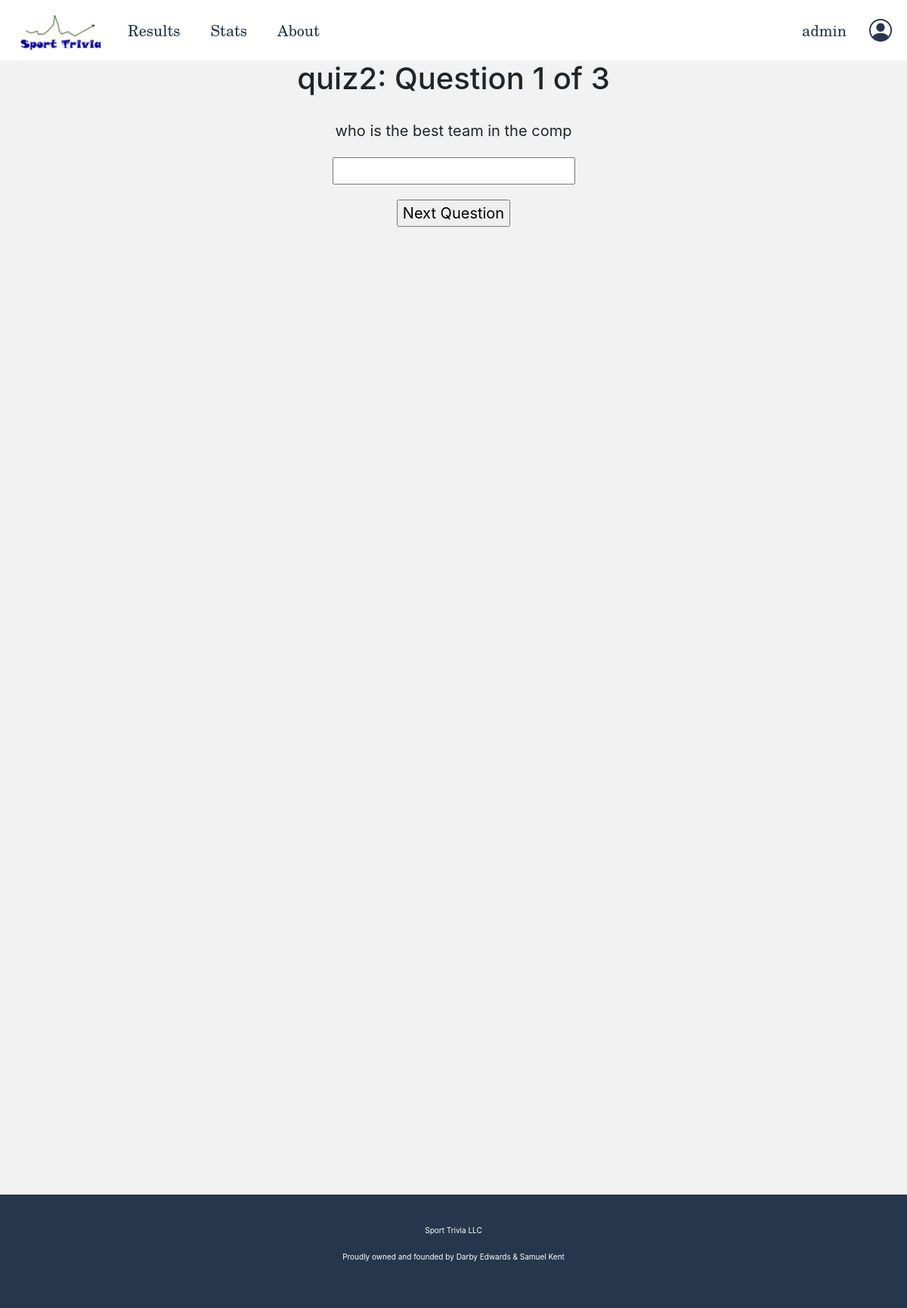
The page /quiz/quiz2 (signed in) on the database as committed earlier.
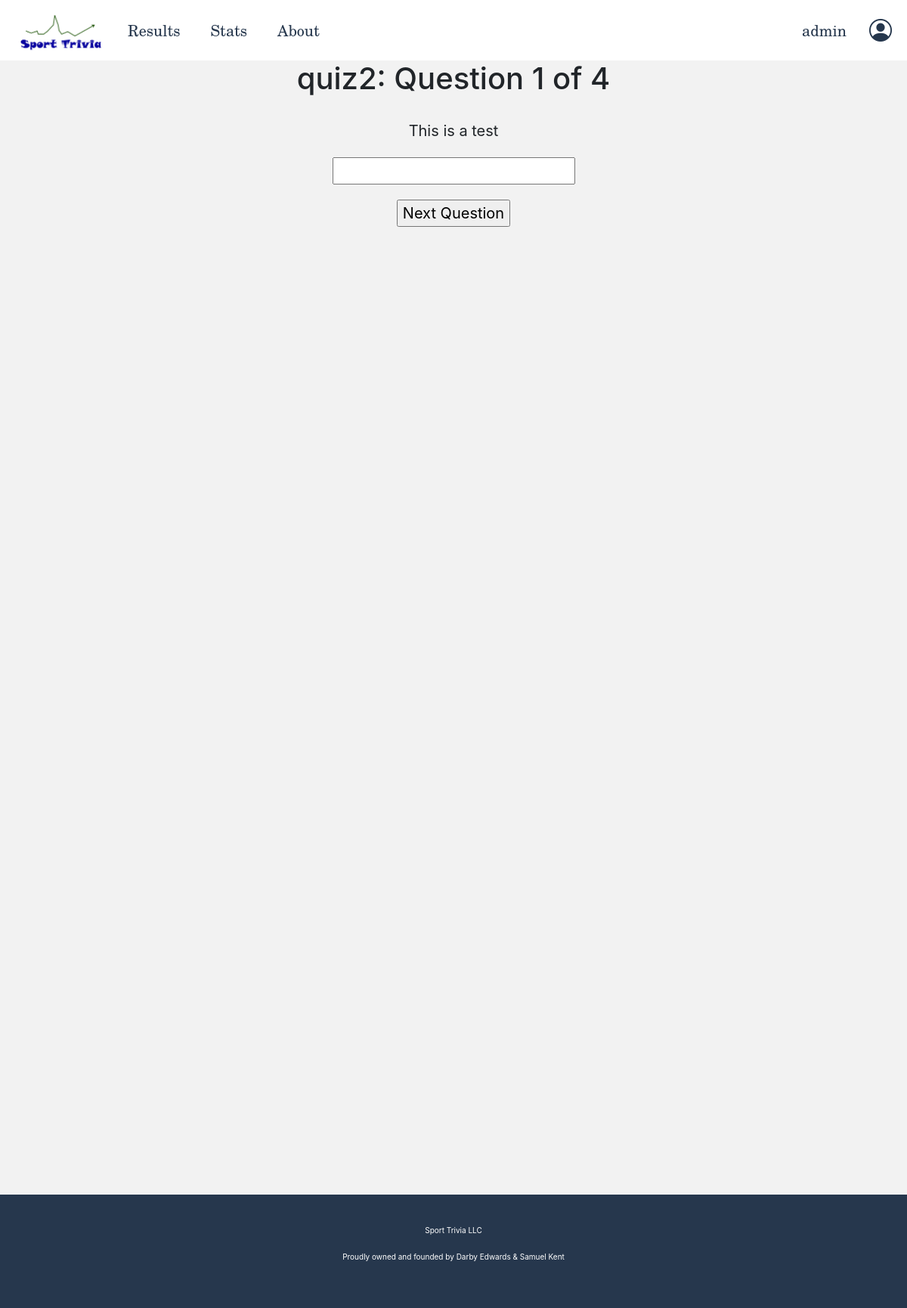
The same page on the database as committed later.
### app/models.py (models this page shows, shortened)
class User(UserMixin, db.Model):
    id = db.Column(db.Integer, primary_key=True)
    username = db.Column(db.String(64), unique=True, index=True)
    firstname = db.Column(db.String(64))
    surname = db.Column(db.String(64))
    dob = db.Column(db.Date)
    address = db.Column(db.String(128))
    country = db.Column(db.String(64))
    state = db.Column(db.String(64))
    postcode = db.Column(db.Integer)
    phone = db.Column(db.Integer)
    email = db.Column(db.String(128), unique=True, index=True)
    password_hash = db.Column(db.String(128))

class Quiz(db.Model):
    id = db.Column(db.Integer, primary_key=True)
    title = db.Column(db.String(128))
    sport = db.Column(db.String(64))

class Question(db.Model):
    id = db.Column(db.Integer, primary_key=True)
    question = db.Column(db.String(256))
    answer = db.Column(db.String(256))
    sport = db.Column(db.String(64))
    quiz_id = db.Column(db.Integer, db.ForeignKey('quiz.id'))

### app/routes.py (the view)
@app.route('/quiz/<string:title>', methods=['GET'])
@login_required
def quiz(title):
    quiz_title = title
    quiz = Quiz.query.filter_by(title=quiz_title).first()
    questions = Question.query.filter(Question.quiz_id==quiz.id).all()
    return render_template('quiz.html', title="Quiz", quiz=quiz, questions=questions)

### app/models.py (called while the page is built)
@login.user_loader
def load_user(id):
    return User.query.get(int(id))

### app/templates/quiz.html (shortened to what this page needs)
{% extends "base.html" %}
{% block content %}
    <h2 id="quiz-title">{{ quiz.title }}</h2>
    <div id="questions">
        {% for question in questions %}
            <div class="question">
                <p>{{question.question}}</p>
                <input type="text">
            </div>
        {% endfor %}
    </div>
    <input type="button" onclick='nextQuestion("{{ quiz.title }}")' value="Next Question" id="nextQuestionButton">
{% endblock %}

### app/templates/base.html (shortened to what this page needs)
<html>
    <head>
        <link rel="stylesheet" href="https://cdn.jsdelivr.net/npm/bootstrap@4.6.0/dist/css/bootstrap.min.css">
        <link rel="stylesheet" href="{{ url_for('static', filename='main.css') }}">
        <link rel="stylesheet" href="https://cdn.jsdelivr.net/npm/bootstrap-icons@1.4.1/font/bootstrap-icons.css">
    </head>
    <body>
        <div class="header">
            <div class="header-left">
                <img src="{{ url_for('static', filename='assets/sportquizlogo.png') }}" alt="Shark Stakes LLC" onclick="toHome()">
                <p><a href={{ url_for('results') }}>Results</a></p>
                <p><a href={{ url_for('stats') }}>Stats</a></p>
                <p><a href={{ url_for('about') }}>About</a></p>
            </div>
            <div class="header-middle">
            </div>
            {% if not current_user.is_authenticated %}
                <div class="header-right">
                    <p><a href={{ url_for('login') }}>Login/Register</a></p>
                    <a href={{ url_for('login') }}> <i class="bi bi-person-circle"></i></a>
                </div>
            {% else %}
                <div class="header-right">
                    <p><a href={{ url_for('user') }}>{{current_user.username}}</a></p>
                    <a href={{ url_for('user') }}> <i class="bi bi-person-circle"></i></a>
                </div>
            {% endif %}
        </div>
        <div class="content">
            {% block content %}{% endblock %}
        </div>
        <div class="footer">
            <p>Sport Trivia LLC</p>
            <p>Proudly owned and founded by Darby Edwards & Samuel Kent</p>
        </div>
    </body>
</html>

### app/static/main.css (style rules this page uses)
:root { --header_height: 80px; --grey1: rgba(0, 0, 0, 0.05); --navy1: #26374D; --navy1rgb: rgba(38, 55, 77, 1); --green1: #146E1E; }
html { font-size: 20px; }
body { background-color: white; }
.header { background-color: white; color: var(--navy1); height: var(--header__height); width: 100%; display: grid; grid-template-columns: auto auto auto; grid-template-rows: auto; }
.header * { height: var(--header_height); display: flex; flex-direction: row; padding-left: 10px; padding-right: 10px; line-height: var(--header_height); font-family: 'New Century Schoolbook', 'TeX Gyre Schola', 'serif'; text-decoration: none; color: var(--navy1); }
.header-left { justify-content: flex-start; }
.header-left img { padding-top: 20px; }
.header-middle { justify-content: center; }
.header-right { justify-content: flex-end; }
.header-right i { font-size: 1.5em; text-align: center; padding-right: 0; padding-left: 0; display: flex; align-items: center; }
.content { background-color: var(--grey1); width: 100%; margin-left: auto; margin-right: auto; padding-top: 0; padding-bottom: 20px; min-height: 1500px; text-align: center; }
.footer { background-color: var(--navy1); display: flex; flex-direction: column; color: white; bottom: 0; min-height: 150px; align-items: center; justify-content: center; width: 100%; }
.footer * { font-size: 0.5em; height: 100%; }
#questions { max-width: 80%; margin: 0 auto; text-align: center; }
.question { padding: 20px; }

Rows that differ between the two databases and show on the page:
no longer on this page (row edited): Quiz: title "quiz2: Question 1 of 3"
no longer on this page (row unchanged): Question: question "who is the best team in the comp"
added Quiz: title "quiz2: Question 1 of 4"
now on this page (row unchanged): Question: question "This is a test"
